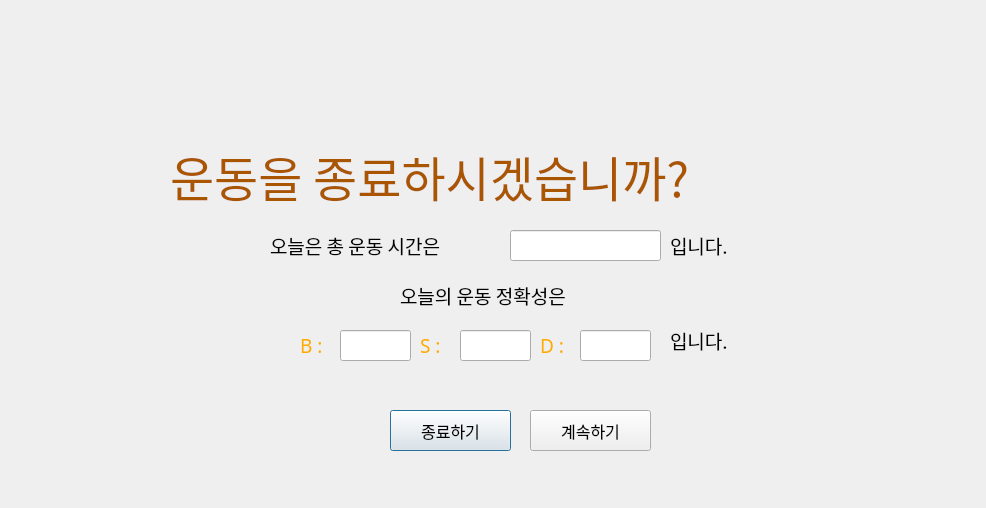
<?xml version="1.0" encoding="UTF-8"?>
<ui version="4.0">
 <class>Dialog</class>
 <widget class="QDialog" name="Dialog">
  <property name="geometry">
   <rect>
    <x>0</x>
    <y>0</y>
    <width>986</width>
    <height>508</height>
   </rect>
  </property>
  <property name="windowTitle">
   <string>Dialog</string>
  </property>
  <widget class="QLabel" name="label">
   <property name="geometry">
    <rect>
     <x>170</x>
     <y>130</y>
     <width>721</width>
     <height>91</height>
    </rect>
   </property>
   <property name="palette">
    <palette>
     <active>
      <colorrole role="WindowText">
       <brush brushstyle="SolidPattern">
        <color alpha="255">
         <red>170</red>
         <green>85</green>
         <blue>0</blue>
        </color>
       </brush>
      </colorrole>
     </active>
     <inactive>
      <colorrole role="WindowText">
       <brush brushstyle="SolidPattern">
        <color alpha="255">
         <red>170</red>
         <green>85</green>
         <blue>0</blue>
        </color>
       </brush>
      </colorrole>
     </inactive>
     <disabled>
      <colorrole role="WindowText">
       <brush brushstyle="SolidPattern">
        <color alpha="255">
         <red>120</red>
         <green>120</green>
         <blue>120</blue>
        </color>
       </brush>
      </colorrole>
     </disabled>
    </palette>
   </property>
   <property name="font">
    <font>
     <family>DX솔로감성ExB</family>
     <pointsize>36</pointsize>
    </font>
   </property>
   <property name="text">
    <string>운동을 종료하시겠습니까?</string>
   </property>
  </widget>
  <widget class="QLabel" name="label_2">
   <property name="geometry">
    <rect>
     <x>270</x>
     <y>230</y>
     <width>261</width>
     <height>31</height>
    </rect>
   </property>
   <property name="font">
    <font>
     <family>DX솔로감성ExB</family>
     <pointsize>14</pointsize>
    </font>
   </property>
   <property name="text">
    <string>오늘은 총 운동 시간은 </string>
   </property>
  </widget>
  <widget class="QLineEdit" name="lineEdit">
   <property name="geometry">
    <rect>
     <x>510</x>
     <y>230</y>
     <width>151</width>
     <height>31</height>
    </rect>
   </property>
  </widget>
  <widget class="QLabel" name="label_3">
   <property name="geometry">
    <rect>
     <x>670</x>
     <y>230</y>
     <width>181</width>
     <height>31</height>
    </rect>
   </property>
   <property name="font">
    <font>
     <family>DX솔로감성ExB</family>
     <pointsize>14</pointsize>
    </font>
   </property>
   <property name="text">
    <string>입니다.</string>
   </property>
  </widget>
  <widget class="QLabel" name="label_4">
   <property name="geometry">
    <rect>
     <x>400</x>
     <y>270</y>
     <width>221</width>
     <height>51</height>
    </rect>
   </property>
   <property name="font">
    <font>
     <family>DX솔로감성ExB</family>
     <pointsize>14</pointsize>
    </font>
   </property>
   <property name="text">
    <string>오늘의 운동 정확성은 </string>
   </property>
  </widget>
  <widget class="QLabel" name="label_5">
   <property name="geometry">
    <rect>
     <x>300</x>
     <y>330</y>
     <width>81</width>
     <height>31</height>
    </rect>
   </property>
   <property name="palette">
    <palette>
     <active>
      <colorrole role="WindowText">
       <brush brushstyle="SolidPattern">
        <color alpha="255">
         <red>255</red>
         <green>170</green>
         <blue>0</blue>
        </color>
       </brush>
      </colorrole>
     </active>
     <inactive>
      <colorrole role="WindowText">
       <brush brushstyle="SolidPattern">
        <color alpha="255">
         <red>255</red>
         <green>170</green>
         <blue>0</blue>
        </color>
       </brush>
      </colorrole>
     </inactive>
     <disabled>
      <colorrole role="WindowText">
       <brush brushstyle="SolidPattern">
        <color alpha="255">
         <red>120</red>
         <green>120</green>
         <blue>120</blue>
        </color>
       </brush>
      </colorrole>
     </disabled>
    </palette>
   </property>
   <property name="font">
    <font>
     <family>DX솔로감성ExB</family>
     <pointsize>14</pointsize>
    </font>
   </property>
   <property name="text">
    <string>B : </string>
   </property>
  </widget>
  <widget class="QLabel" name="label_6">
   <property name="geometry">
    <rect>
     <x>420</x>
     <y>330</y>
     <width>81</width>
     <height>31</height>
    </rect>
   </property>
   <property name="palette">
    <palette>
     <active>
      <colorrole role="WindowText">
       <brush brushstyle="SolidPattern">
        <color alpha="255">
         <red>255</red>
         <green>170</green>
         <blue>0</blue>
        </color>
       </brush>
      </colorrole>
     </active>
     <inactive>
      <colorrole role="WindowText">
       <brush brushstyle="SolidPattern">
        <color alpha="255">
         <red>255</red>
         <green>170</green>
         <blue>0</blue>
        </color>
       </brush>
      </colorrole>
     </inactive>
     <disabled>
      <colorrole role="WindowText">
       <brush brushstyle="SolidPattern">
        <color alpha="255">
         <red>120</red>
         <green>120</green>
         <blue>120</blue>
        </color>
       </brush>
      </colorrole>
     </disabled>
    </palette>
   </property>
   <property name="font">
    <font>
     <family>DX솔로감성ExB</family>
     <pointsize>14</pointsize>
    </font>
   </property>
   <property name="text">
    <string>S : </string>
   </property>
  </widget>
  <widget class="QLabel" name="label_7">
   <property name="geometry">
    <rect>
     <x>540</x>
     <y>330</y>
     <width>81</width>
     <height>31</height>
    </rect>
   </property>
   <property name="palette">
    <palette>
     <active>
      <colorrole role="WindowText">
       <brush brushstyle="SolidPattern">
        <color alpha="255">
         <red>255</red>
         <green>170</green>
         <blue>0</blue>
        </color>
       </brush>
      </colorrole>
     </active>
     <inactive>
      <colorrole role="WindowText">
       <brush brushstyle="SolidPattern">
        <color alpha="255">
         <red>255</red>
         <green>170</green>
         <blue>0</blue>
        </color>
       </brush>
      </colorrole>
     </inactive>
     <disabled>
      <colorrole role="WindowText">
       <brush brushstyle="SolidPattern">
        <color alpha="255">
         <red>120</red>
         <green>120</green>
         <blue>120</blue>
        </color>
       </brush>
      </colorrole>
     </disabled>
    </palette>
   </property>
   <property name="font">
    <font>
     <family>DX솔로감성ExB</family>
     <pointsize>14</pointsize>
    </font>
   </property>
   <property name="text">
    <string>D : </string>
   </property>
  </widget>
  <widget class="QLineEdit" name="lineEdit_2">
   <property name="geometry">
    <rect>
     <x>340</x>
     <y>330</y>
     <width>71</width>
     <height>31</height>
    </rect>
   </property>
  </widget>
  <widget class="QLineEdit" name="lineEdit_3">
   <property name="geometry">
    <rect>
     <x>460</x>
     <y>330</y>
     <width>71</width>
     <height>31</height>
    </rect>
   </property>
  </widget>
  <widget class="QLineEdit" name="lineEdit_4">
   <property name="geometry">
    <rect>
     <x>580</x>
     <y>330</y>
     <width>71</width>
     <height>31</height>
    </rect>
   </property>
  </widget>
  <widget class="QLabel" name="label_8">
   <property name="geometry">
    <rect>
     <x>670</x>
     <y>320</y>
     <width>181</width>
     <height>41</height>
    </rect>
   </property>
   <property name="font">
    <font>
     <family>DX솔로감성ExB</family>
     <pointsize>14</pointsize>
    </font>
   </property>
   <property name="text">
    <string>입니다.</string>
   </property>
  </widget>
  <widget class="QPushButton" name="pushButton">
   <property name="geometry">
    <rect>
     <x>390</x>
     <y>410</y>
     <width>121</width>
     <height>41</height>
    </rect>
   </property>
   <property name="palette">
    <palette>
     <active>
      <colorrole role="Text">
       <brush brushstyle="SolidPattern">
        <color alpha="255">
         <red>0</red>
         <green>0</green>
         <blue>0</blue>
        </color>
       </brush>
      </colorrole>
     </active>
     <inactive>
      <colorrole role="Text">
       <brush brushstyle="SolidPattern">
        <color alpha="255">
         <red>0</red>
         <green>0</green>
         <blue>0</blue>
        </color>
       </brush>
      </colorrole>
     </inactive>
     <disabled>
      <colorrole role="Text">
       <brush brushstyle="SolidPattern">
        <color alpha="255">
         <red>120</red>
         <green>120</green>
         <blue>120</blue>
        </color>
       </brush>
      </colorrole>
     </disabled>
    </palette>
   </property>
   <property name="font">
    <font>
     <family>서울남산 장체B</family>
     <pointsize>12</pointsize>
    </font>
   </property>
   <property name="text">
    <string>종료하기</string>
   </property>
  </widget>
  <widget class="QPushButton" name="pushButton_2">
   <property name="geometry">
    <rect>
     <x>530</x>
     <y>410</y>
     <width>121</width>
     <height>41</height>
    </rect>
   </property>
   <property name="palette">
    <palette>
     <active>
      <colorrole role="Text">
       <brush brushstyle="SolidPattern">
        <color alpha="255">
         <red>0</red>
         <green>0</green>
         <blue>0</blue>
        </color>
       </brush>
      </colorrole>
     </active>
     <inactive>
      <colorrole role="Text">
       <brush brushstyle="SolidPattern">
        <color alpha="255">
         <red>0</red>
         <green>0</green>
         <blue>0</blue>
        </color>
       </brush>
      </colorrole>
     </inactive>
     <disabled>
      <colorrole role="Text">
       <brush brushstyle="SolidPattern">
        <color alpha="255">
         <red>120</red>
         <green>120</green>
         <blue>120</blue>
        </color>
       </brush>
      </colorrole>
     </disabled>
    </palette>
   </property>
   <property name="font">
    <font>
     <family>서울남산 장체B</family>
     <pointsize>12</pointsize>
    </font>
   </property>
   <property name="text">
    <string>계속하기</string>
   </property>
  </widget>
 </widget>
 <resources/>
 <connections/>
</ui>
